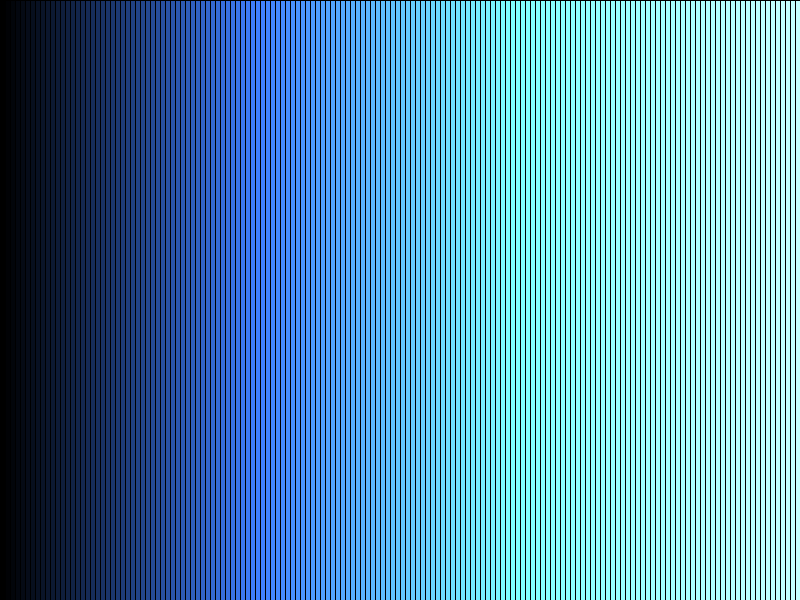
Frame 1 (no input)
Frame 60 (the mouse pressed at the canvas centre just before this capture): identical to frame 1, image omitted
Frame 120 (the mouse held since frame 60 and released just before this capture): identical to frame 1, image omitted

The Processing sketch that drew this single still picture (run headless with seeded random() and noise(); from frame 60 on, the mouse is pressed at the canvas centre):

// Processing sketch: blue_gradient
// ── blue_gradient.pde


void setup(){
 size(800,600); 
}

void draw(){
  // Blue gradient:
  for(int ix = 0;ix<=800;ix=ix+5){
    fill(ix/4,ix/2,ix);
    rect(ix,0,5,800);
  }
}
